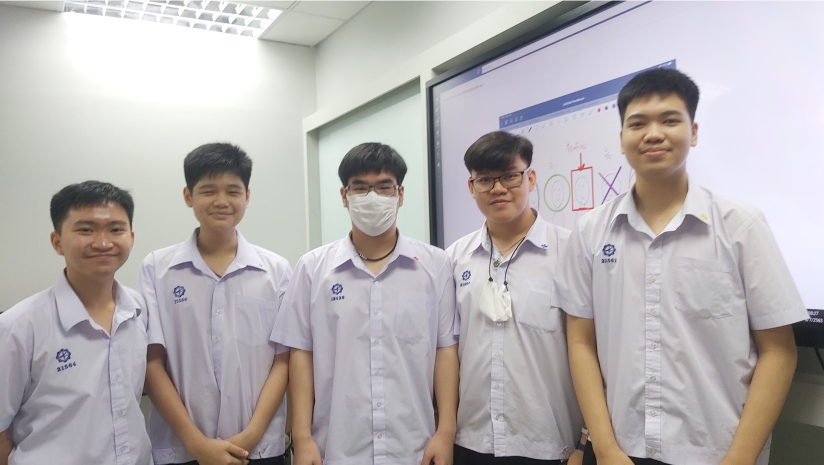
#> input picture cvFundamental/picc.png, 1648 x 929 px, found by its file name (shown at 1/2 size)
$ python work-opencv.py
#> lines starting #> are read from the running program, lines starting #| are printed output that depends on the picture
import cv2
import numpy
img = cv2.imread('9-7-2563\\picc.png',1)
#> img is the input picture: shape (929, 1648, 3); mean B, G, R 177.1, 177, 181.6

#Me
cv2.rectangle(img,(653,273),(833,499),(200,200,0),2)
cv2.putText(img,"Kantinun",(653,125),cv2.FONT_HERSHEY_COMPLEX,1,(123,12,99),2)
cv2.arrowedLine(img,(690,150),(700,273),(90,133,55),2)
#> img: shape (929, 1648, 3); mean B, G, R 177, 176.7, 181.2

#Ohm
cv2.circle(img,(441,397),125,(111,23,154),2)
cv2.putText(img,"Nattakit",(349,200),cv2.FONT_HERSHEY_COMPLEX,1,(116,22,255),2)

#Butter
cv2.ellipse(img,(195,473),(100,150),0,90,1000,(127,0,1),2)
cv2.putText(img,"Saksit",(170,240),cv2.FONT_HERSHEY_SIMPLEX,1,(198,168,1),3)

#Jiang
cv2.line(img,(901,245),(1083,453),(119,50,111),2)
cv2.line(img,(1083,245),(901,453),(255,0,255),2)
    #cv2.line(frame,(0,0),(640,360),(255,0,255),1)
    #cv2.line(frame,(640,0),(0,360),(255,0,255),1)
cv2.putText(img,"Pavadol",(930,200),cv2.FONT_HERSHEY_SIMPLEX,1,(112,11,111),2)

#Atom
cv2.ellipse(img,(1307,271),(100,150),0,90,1000,(0,0,0),2)
cv2.putText(img,"Thanapat",(1225,100),cv2.FONT_HERSHEY_TRIPLEX,1,(100,100,100),2)
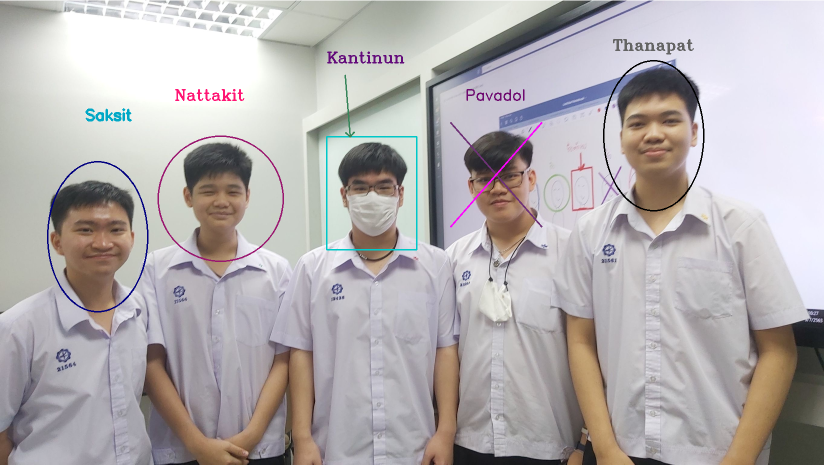
#> img: shape (929, 1648, 3) (shown at 1/2 size); mean B, G, R 176.2, 175.3, 180.2

cv2.imshow('test',img)
cv2.waitKey(0)
#cv2.imwrite("finished.png",img)
cv2.destroyAllWindows
